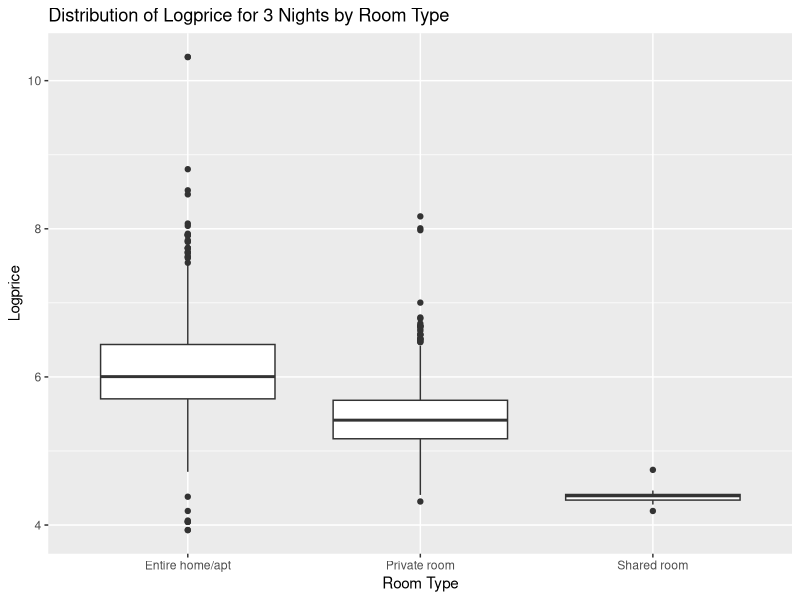
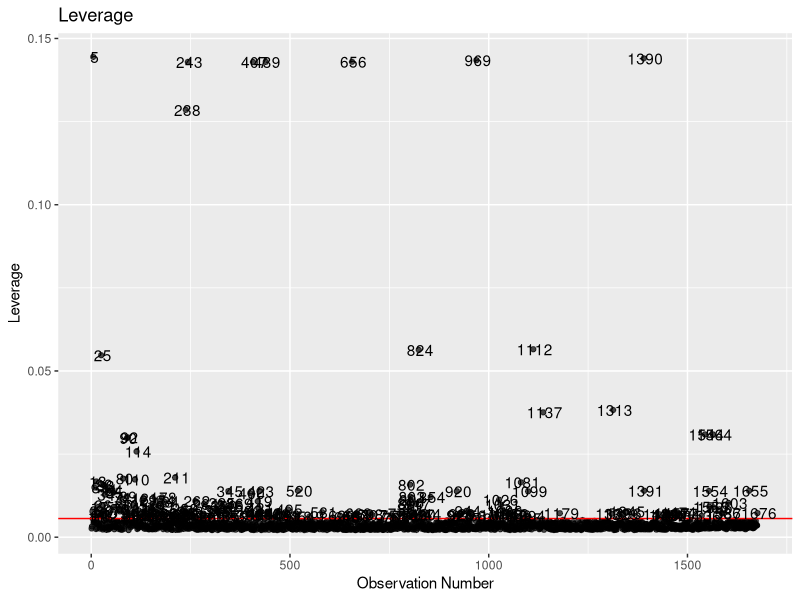
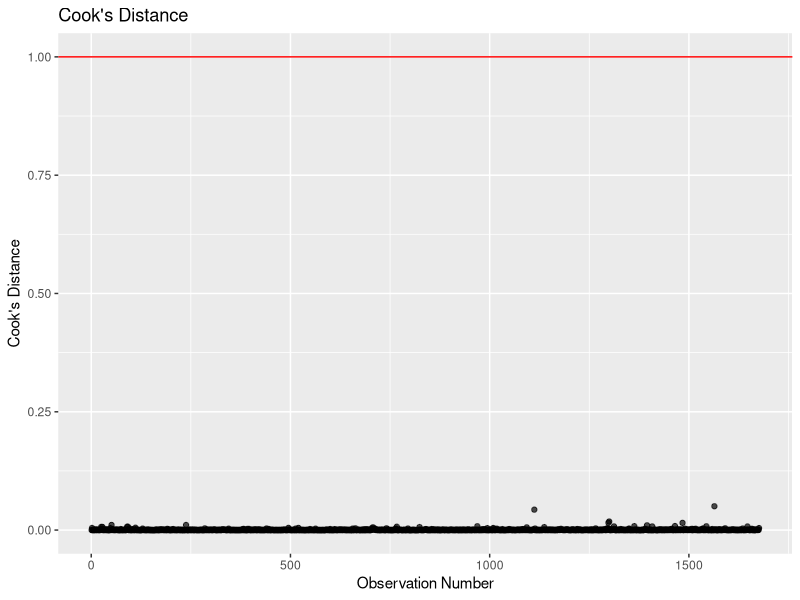
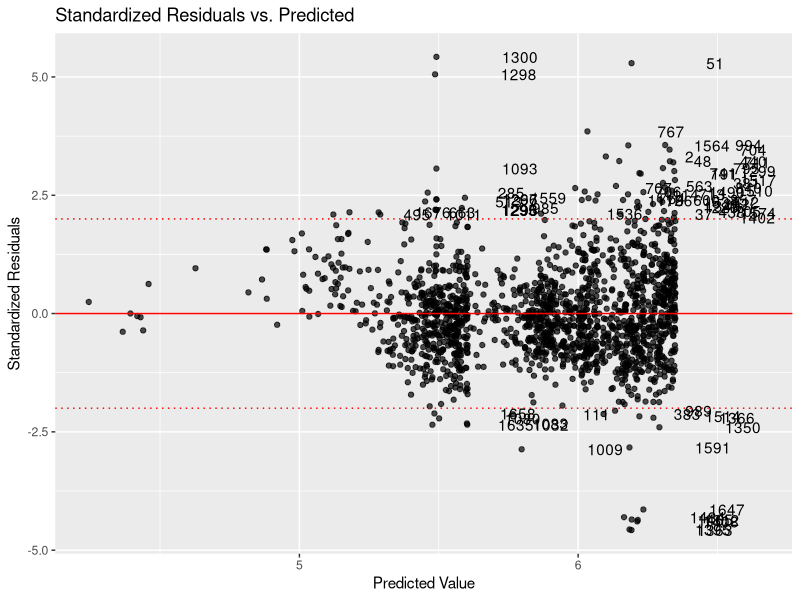
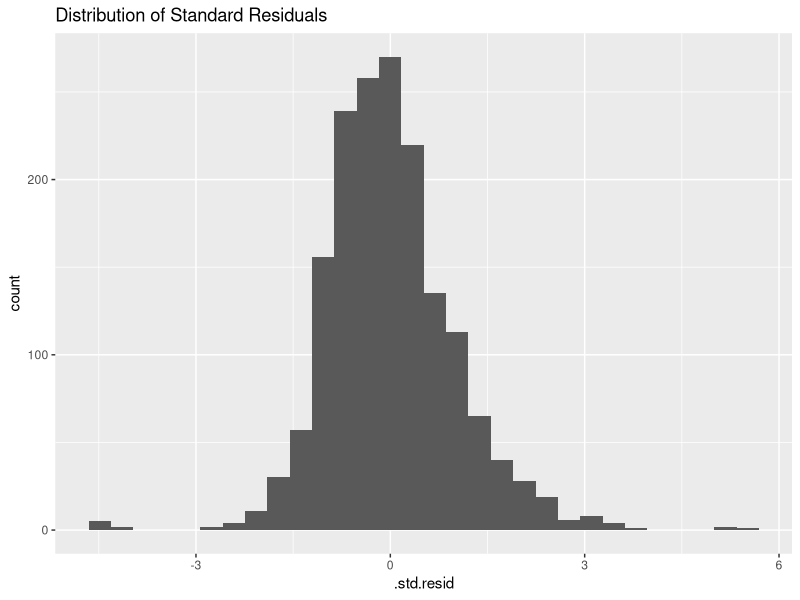

Here is the R script that generated these plots, in order:
## ---- chunk 1
knitr::opts_chunk$set(echo = TRUE,
                      warning=FALSE,
                      message=FALSE)
## ---- chunk 2
library(tidyverse)
library(broom)
library(knitr) 
library(rms)
## ---- chunk 3
airbnb_mod <- read_csv("data/airbnb_mod.csv")
## ---- chunk 4
airbnb_mod <- airbnb_mod %>%
  mutate(log_price_3 = log(price_3_nights))
## ---- chunk 5
logprice_model <- lm(log_price_3 ~ prop_type_simp + number_of_reviews + review_scores_rating, data = airbnb_mod)
kable(tidy(logprice_model, conf.int = TRUE, level = 0.95),digits=5)
## ---- chunk 6
logprice_model_full <- lm(log_price_3 ~ prop_type_simp + number_of_reviews + review_scores_rating + room_type, data = airbnb_mod)
kable(tidy(logprice_model, conf.int = TRUE, level = 0.95),digits=5)
## ---- chunk 7
ggplot(data = airbnb_mod, mapping = aes(x = room_type, y = log_price_3)) + geom_boxplot() + labs(title = "Distribution of Logprice for 3 Nights by Room Type", x = "Room Type", y = "Logprice")
## ---- chunk 8
reduced <- lm(log_price_3 ~ prop_type_simp + number_of_reviews + review_scores_rating, data = airbnb_mod)

full <- lm(log_price_3 ~ prop_type_simp + number_of_reviews + review_scores_rating + room_type, data = airbnb_mod)

kable(anova(reduced, full), format="markdown", digits = 3)
## ---- chunk 9
price_output <- augment(logprice_model_full) %>%
  mutate(obs_num = row_number())

price_output %>%
  slice(1:5)
## ---- chunk 10
leverage_threshold <- 2*(4+1)/nrow(airbnb_mod)

ggplot(data = price_output, aes(x = obs_num,y = .hat)) + 
  geom_point(alpha = 0.7) + 
  geom_hline(yintercept = leverage_threshold,color = "red")+
  labs(x = "Observation Number",y = "Leverage",title = "Leverage") +
  geom_text(aes(label=ifelse(.hat > leverage_threshold, as.character(obs_num), "")), nudge_x = 4)
## ---- chunk 11
ggplot(data = price_output, aes(x = obs_num, y = .cooksd)) + 
  geom_point(alpha = 0.7) + 
  geom_hline(yintercept=1,color = "red")+
  labs(x= "Observation Number",y = "Cook's Distance",title = "Cook's Distance") +
  geom_text(aes(label = ifelse(.hat>1,as.character(obs_num),"")))
## ---- chunk 12
ggplot(data = price_output, aes(x = .fitted,y = .std.resid)) +
  geom_point(alpha = 0.7) + 
  geom_hline(yintercept = 0,color = "red") +
  geom_hline(yintercept = -2,color = "red",linetype = "dotted") +
  geom_hline(yintercept = 2,color = "red",linetype = "dotted") +
  labs(x ="Predicted Value",y ="Standardized Residuals",title = "Standardized Residuals vs. Predicted") +
  geom_text(aes(label = ifelse(abs(.std.resid) >2,as.character(obs_num),"")), nudge_x = 0.3)
## ---- chunk 13
price_output %>% filter(abs(.std.resid) > 2) %>% 
  select(prop_type_simp, number_of_reviews, review_scores_rating, room_type)
## ---- chunk 14
ggplot(data = price_output, mapping = aes(x = .std.resid)) + geom_histogram() + labs(title = "Distribution of Standard Residuals")
